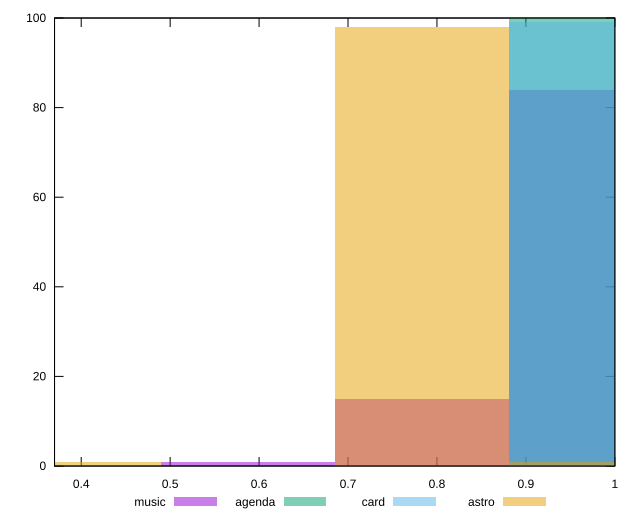

gnuplot code for this plot:
reset

$music <<EOF
0.5874192978011346 1
0.979032163001891 84
0.7832257304015128 15
EOF

$agenda <<EOF
0.979032163001891 100
EOF

$card <<EOF
0.979032163001891 99
EOF

$astro <<EOF
0.3916128652007564 1
0.7832257304015128 98
0.979032163001891 1
EOF

set key outside below
set boxwidth 0.1958064326003782
set xrange [0.37:1]
set yrange [0:100]
set trange [0:100]
set style fill transparent solid 0.5 noborder
set terminal svg size 640, 520 enhanced background rgb 'white'
set output "reports/report_00030_2021-02-24T20-42-31.540Z/total-blocking-time/comparison/histogram/all_score.svg"

plot $music title "music" with boxes, \
     $agenda title "agenda" with boxes, \
     $card title "card" with boxes, \
     $astro title "astro" with boxes

reset
